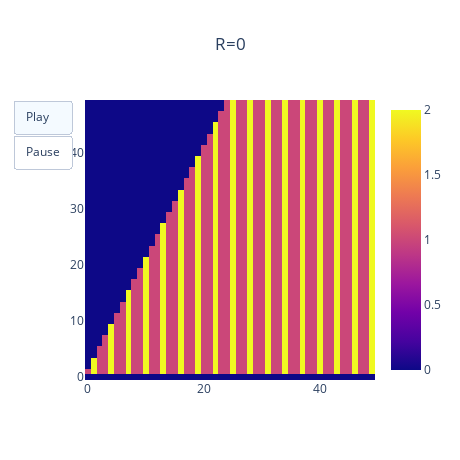

Notebook source saved alongside this figure:
### Code cell
N = 16
fig = go.Figure(
    data=[go.Heatmap(z=data[0], zmax=20)],
    layout=go.Layout(
        title="R=0",
        title_x=0.5,
        updatemenus=[dict(
            type="buttons",
            buttons=[dict(label="Play",
                          method="animate",
                          args=[None]),
                    dict(label="Pause",
                         method="animate",
                         args=[None,
                               {"frame": {"duration": 0, "redraw": False},
                                "mode": "immediate",
                                "transition": {"duration": 0}}],
                         )])]
    ),
    frames=[go.Frame(data=[go.Heatmap(z=data[i], zmax=20)],
                     layout=go.Layout(title_text=f"R={i}")) 
            for i in range(1, N)]
)
fig.update_layout(height = 460, width = 460)
fig.show()

### Figure 1 — Plotly figure (JSON) as saved in the notebook; plotly's stock layout.template omitted (floating-point values rounded to 4 significant figures; data arrays with more than 128 entries replaced by an {"elided": "..."} marker saying what was removed)
{"data": [{"type": "heatmap", "z": {"elided": "50x50 int values"}, "zmax": 20}], "layout": {"height": 460, "title": {"text": "R=0", "x": 0.5}, "updatemenus": [{"buttons": [{"args": [null], "label": "Play", "method": "animate"}, {"args": [null, {"frame": {"duration": 0, "redraw": false}, "mode": "immediate", "transition": {"duration": 0}}], "label": "Pause", "method": "animate"}], "type": "buttons"}], "width": 460, "xaxis": {"autorange": true, "range": [-0.5, 49.5]}, "yaxis": {"autorange": true, "range": [-0.5, 49.5]}}}
